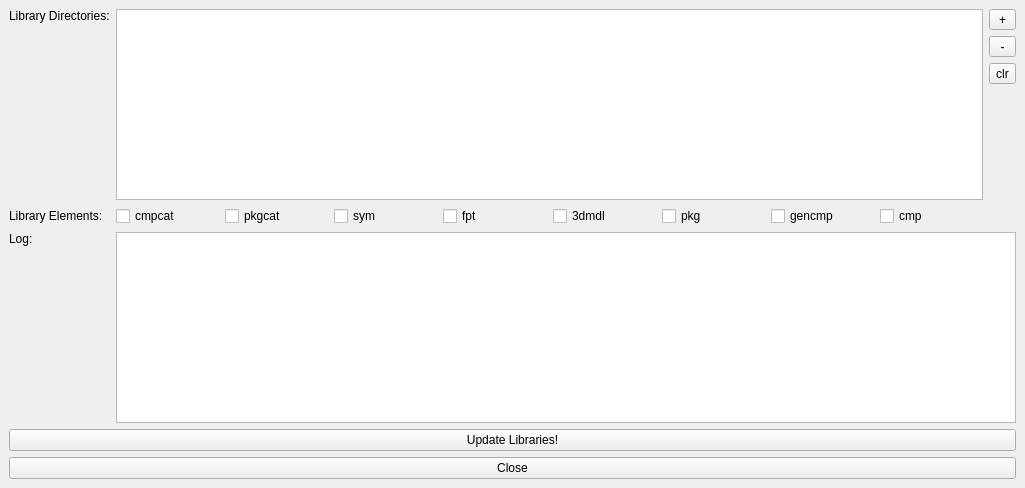
<?xml version="1.0" encoding="UTF-8"?>
<ui version="4.0">
 <class>MainWindow</class>
 <widget class="QMainWindow" name="MainWindow">
  <property name="geometry">
   <rect>
    <x>0</x>
    <y>0</y>
    <width>1025</width>
    <height>488</height>
   </rect>
  </property>
  <property name="windowTitle">
   <string>LibrePCB ProjectLibraryUpdater</string>
  </property>
  <widget class="QWidget" name="centralwidget">
   <layout class="QGridLayout" name="gridLayout">
    <item row="6" column="0" colspan="3">
     <widget class="QPushButton" name="updateBtn">
      <property name="text">
       <string>Update Libraries!</string>
      </property>
     </widget>
    </item>
    <item row="7" column="0" colspan="3">
     <widget class="QPushButton" name="pushButton">
      <property name="text">
       <string>Close</string>
      </property>
     </widget>
    </item>
    <item row="3" column="0">
     <widget class="QLabel" name="label">
      <property name="text">
       <string>Library Directories:</string>
      </property>
      <property name="alignment">
       <set>Qt::AlignLeading|Qt::AlignLeft|Qt::AlignTop</set>
      </property>
     </widget>
    </item>
    <item row="5" column="0">
     <widget class="QLabel" name="label_3">
      <property name="text">
       <string>Log:</string>
      </property>
      <property name="alignment">
       <set>Qt::AlignLeading|Qt::AlignLeft|Qt::AlignTop</set>
      </property>
     </widget>
    </item>
    <item row="5" column="1" colspan="2">
     <widget class="QListWidget" name="log"/>
    </item>
    <item row="3" column="1">
     <widget class="QListWidget" name="libDirs">
      <property name="selectionMode">
       <enum>QAbstractItemView::ExtendedSelection</enum>
      </property>
     </widget>
    </item>
    <item row="3" column="2">
     <layout class="QVBoxLayout" name="verticalLayout">
      <item>
       <widget class="QToolButton" name="addDirectoryBtn">
        <property name="sizePolicy">
         <sizepolicy hsizetype="Minimum" vsizetype="Fixed">
          <horstretch>0</horstretch>
          <verstretch>0</verstretch>
         </sizepolicy>
        </property>
        <property name="text">
         <string>+</string>
        </property>
       </widget>
      </item>
      <item>
       <widget class="QToolButton" name="removeDirectoryBtn">
        <property name="sizePolicy">
         <sizepolicy hsizetype="Minimum" vsizetype="Fixed">
          <horstretch>0</horstretch>
          <verstretch>0</verstretch>
         </sizepolicy>
        </property>
        <property name="text">
         <string>-</string>
        </property>
       </widget>
      </item>
      <item>
       <widget class="QToolButton" name="clrLibraryBtn">
        <property name="sizePolicy">
         <sizepolicy hsizetype="Minimum" vsizetype="Fixed">
          <horstretch>0</horstretch>
          <verstretch>0</verstretch>
         </sizepolicy>
        </property>
        <property name="text">
         <string>clr</string>
        </property>
       </widget>
      </item>
      <item>
       <spacer name="verticalSpacer">
        <property name="orientation">
         <enum>Qt::Vertical</enum>
        </property>
        <property name="sizeHint" stdset="0">
         <size>
          <width>20</width>
          <height>40</height>
         </size>
        </property>
       </spacer>
      </item>
     </layout>
    </item>
    <item row="4" column="0">
     <widget class="QLabel" name="label_2">
      <property name="text">
       <string>Library Elements:</string>
      </property>
     </widget>
    </item>
    <item row="4" column="1">
     <layout class="QHBoxLayout" name="horizontalLayout">
      <item>
       <widget class="QCheckBox" name="cbx_cmpcat">
        <property name="text">
         <string>cmpcat</string>
        </property>
       </widget>
      </item>
      <item>
       <widget class="QCheckBox" name="cbx_pkgcat">
        <property name="text">
         <string>pkgcat</string>
        </property>
       </widget>
      </item>
      <item>
       <widget class="QCheckBox" name="cbx_sym">
        <property name="text">
         <string>sym</string>
        </property>
       </widget>
      </item>
      <item>
       <widget class="QCheckBox" name="cbx_fpt">
        <property name="text">
         <string>fpt</string>
        </property>
       </widget>
      </item>
      <item>
       <widget class="QCheckBox" name="cbx_3dmdl">
        <property name="text">
         <string>3dmdl</string>
        </property>
       </widget>
      </item>
      <item>
       <widget class="QCheckBox" name="cbx_pkg">
        <property name="text">
         <string>pkg</string>
        </property>
       </widget>
      </item>
      <item>
       <widget class="QCheckBox" name="cbx_gencmp">
        <property name="text">
         <string>gencmp</string>
        </property>
       </widget>
      </item>
      <item>
       <widget class="QCheckBox" name="cbx_cmp">
        <property name="text">
         <string>cmp</string>
        </property>
       </widget>
      </item>
     </layout>
    </item>
   </layout>
  </widget>
 </widget>
 <resources/>
 <connections>
  <connection>
   <sender>pushButton</sender>
   <signal>clicked()</signal>
   <receiver>MainWindow</receiver>
   <slot>close()</slot>
   <hints>
    <hint type="sourcelabel">
     <x>307</x>
     <y>128</y>
    </hint>
    <hint type="destinationlabel">
     <x>605</x>
     <y>146</y>
    </hint>
   </hints>
  </connection>
 </connections>
</ui>
